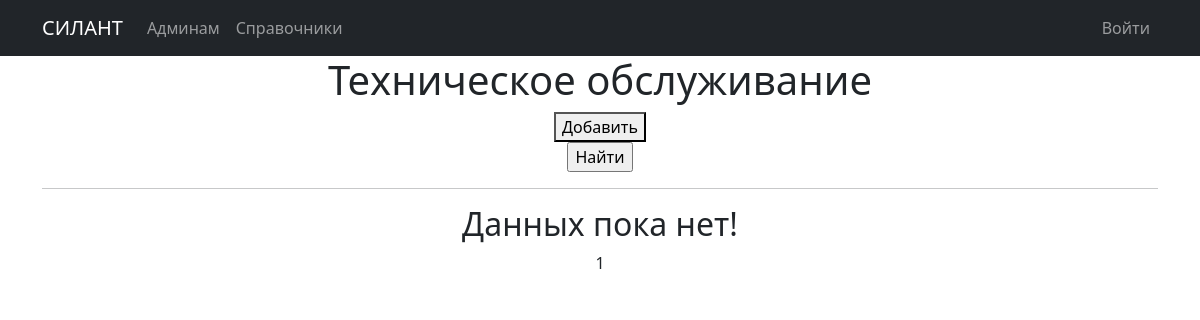
Before: /cars/maintenances/ with the older database file.
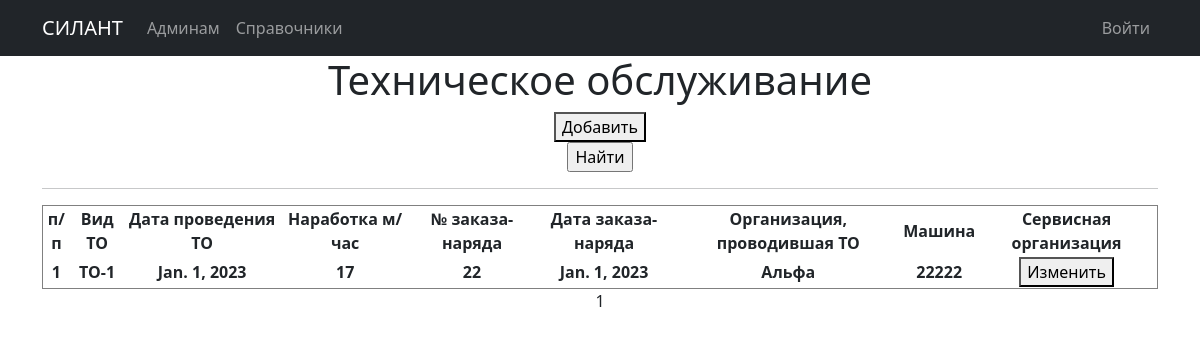
After: the same page with the newer database file.
### silant/models.py (models this page shows, shortened)
class Maintenance(models.Model):
    type_maintenance = models.ForeignKey(Type_maintenance, on_delete=models.CASCADE, verbose_name='Вид ТО')
    maintenance_date = models.DateField(verbose_name='Дата проведения ТО')
    operating_time = models.IntegerField(verbose_name='Наработка м/час')
    work_order = models.TextField(max_length=50, verbose_name='№ заказа-наряда')
    date_work_order = models.DateField(verbose_name='Дата заказа-наряда')
    organization_maintenance = models.ForeignKey(Organization_maintenance, on_delete=models.CASCADE, verbose_name='Организация, проводившая ТО')
    car = models.OneToOneField(Car, on_delete=models.CASCADE, verbose_name='Машина')
    service_company = models.OneToOneField(Service_company, on_delete=models.CASCADE,verbose_name='Сервисная организация')
    class Meta:
        verbose_name = 'ТО'
        verbose_name_plural = 'ТО'
        ordering = ['maintenance_date']

class Base_dictionary(models.Model):
    name = models.TextField(unique=True, verbose_name='Название')
    description = models.TextField(blank=True, verbose_name='Описание')
    class Meta:
        abstract = True
    def __str__(self):
        return f'{self.name}'

class Type_maintenance(Base_dictionary):
    class Meta:
        verbose_name = 'Вид ТО'
        verbose_name_plural = 'Виды ТО'

class Organization_maintenance(Base_dictionary):
        class Meta:
            verbose_name = 'Организация, проводившая ТО'
            verbose_name_plural = 'Организации, проводившая ТО'

class Car(models.Model):
    serial_number = models.TextField(max_length=30, unique=True, db_index=True, verbose_name='Зав. № машины')
    technique_model = models.ForeignKey(Technique_model, on_delete=models.CASCADE, db_index=True, verbose_name='Модель техники')
    engine_model = models.ForeignKey(Engine_model, on_delete=models.CASCADE, db_index=True, verbose_name='Модель двигателя')
    engine_number = models.TextField(max_length=30, verbose_name='Зав. № двигателя')
    transmission_model = models.ForeignKey(Transmission_model, on_delete=models.CASCADE, db_index=True, verbose_name='Модель трансмиссии')
    transmission_number = models.TextField(max_length=50, verbose_name='Зав. № трансмиссии')
    drive_axle_model = models.ForeignKey(Drive_axle_model, on_delete=models.CASCADE, db_index=True, verbose_name='Модель ведущего моста')
    drive_axle_number = models.TextField(max_length=50, verbose_name='Зав. № ведущего моста')
    steerable_axle_model = models.ForeignKey(Steerable_axle_model, on_delete=models.CASCADE, db_index=True, verbose_name='Модель управляемого моста')
    steerable_axle_number = models.TextField(max_length=50, verbose_name='Зав. № управляемого моста')
    supply_contract = models.TextField(max_length=50, blank=True, verbose_name='Договор поставки №, дата.')
    shipping_date = models.DateField(db_index=True, verbose_name='Дата отгрузки с завода')
    consignee = models.TextField(max_length=50, blank=True, verbose_name='Грузополучатель (конечный потребитель)')
    delivery_address = models.TextField(max_length=150, blank=True, verbose_name='Адрес поставки (эксплуатации)')
    equipment = models.TextField(max_length=150, blank=True, verbose_name='Комплектация (доп. опции)')
    client = models.ForeignKey(User, on_delete=models.CASCADE, null=True, blank=True, verbose_name='Клиент')
    service_company = models.ForeignKey(Service_company, null=True, on_delete=models.CASCADE, blank=True, verbose_name='Сервисная организация')
    def __str__(self):
        return f'{self.serial_number}'
    class Meta:
        verbose_name = 'Машины'
        verbose_name_plural = 'Машины'
        ordering = ['shipping_date']

### silant/views.py (the view)
# urls.py: path('maintenances/', MaintenanceList.as_view()),
class MaintenanceList(ListView): #Общий список ТО
    model = Maintenance
    ordering = 'date_work_order'
    template_name = 'Maintenance/Maintenances.html'
    context_object_name = 'maintenances'
    paginate_by = 10

### templates/Maintenance/Maintenances.html (shortened to what this page needs)
{% extends 'flatpages/default.html' %}
{% block content %}
   <h1>Техническое обслуживание</h1>
   <button onclick=location.href="/cars/maintenances/create"> Добавить</button>
   <form action="" method="get">
        <input type="submit" value="Найти" />
    </form>
   <hr>
   {% if maintenances %}
       <table border="1" style="text-align:center">
           <tr>
               <td><b>п/п</b></td>
               <td><b>Вид ТО</b></td>
               <td><b>Дата проведения ТО</b></td>
               <td><b>Наработка м/час</b></td>
               <td><b>№ заказа-наряда</b></td>
               <td><b>Дата заказа-наряда</b></td>
               <td><b>Организация, проводившая ТО</b></td>
               <td><b>Машина</b></td>
               <td><b>Сервисная организация</b></td>
           </tr>
           {% for maintenance in maintenances %}
           <tr>
                <td><b>{{ maintenance.id }}</b></td>
                <td><b>{{ maintenance.type_maintenance }}</b></td>
                <td><b>{{ maintenance.maintenance_date }}</a></b></td>
                <td><b>{{ maintenance.operating_time }}</a></b></td>
                <td><b>{{ maintenance.work_order }}</b></td>
                <td><b>{{ maintenance.date_work_order }}</a></b></td>
                <td><b>{{ maintenance.organization_maintenance }}</b></td>
                <td><b>{{ maintenance.car }}</a></b></td>
                <td><button onclick=location.href="/cars/maintenances/edit/{{maintenance.id}}">Изменить</button></td>
           </tr>
           {% endfor %}
       </table>
   {% else %}
       <h2>Данных пока нет!</h2>
   {% endif %}
   {{ page_obj.number }}
{% endblock content %}

Changed rows visible on the page:
added Maintenance: id "1", type_maintenance "ТО-1", maintenance_date "Jan. 1, 2023", operating_time "17", work_order "22", date_work_order "Jan. 1, 2023", organization_maintenance "Альфа", car "22222"
Other visible differences:
text no longer shown: "Данных пока нет!"
text now shown: "п/п Вид ТО Дата проведения ТО Наработка м/час № заказа-наряда Дата заказа-наряда Организация, проводившая ТО Машина Сервисная организация"
